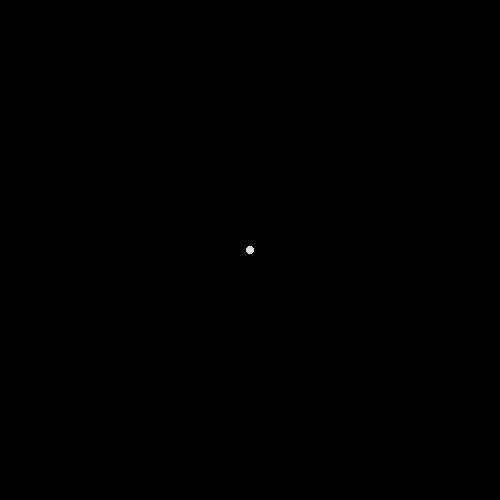
Frame 1 (no input)
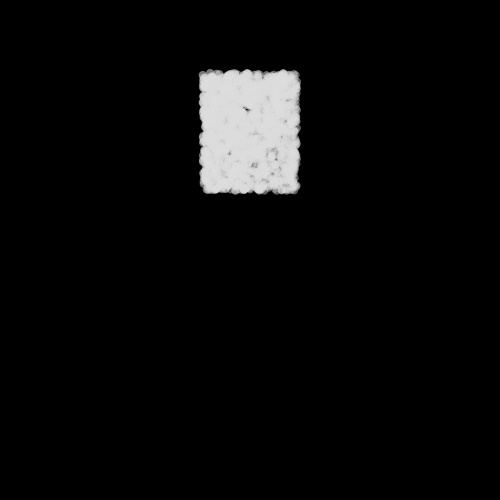
Frame 60 (the mouse pressed at the canvas centre just before this capture)
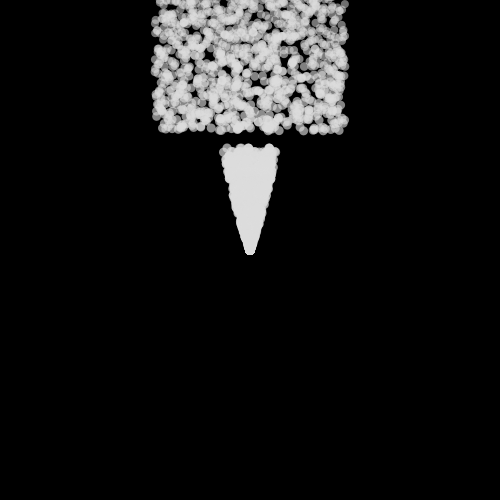
Frame 120 (the mouse held since frame 60 and released just before this capture)

The Processing sketch that drew these frames (run headless with seeded random() and noise(); from frame 60 on, the mouse is pressed at the canvas centre):

// Processing sketch: efectoHumo
// ── efectoHumo.pde
int cant = 2000;
float [] tam = new float[cant];
float [] px = new float[cant];  
float [] py = new float[cant];
float [] dx = new float[cant]; 
float [] dy = new float[cant];
float [] relleno = new float[cant];

void setup() {
  size(500, 500);
  for (int i=0; i<cant; i++) {
    tam[i] = 20;
    px[i] = width/2;
    py[i] = height/2;
    dx[i] = random(-0.8, 0.8);
    dy[i] = random(1, 3);
  }
  noStroke();
}
void draw() {
  background(0);
  for (int i=0; i<cant; i++) {
    if (px[i]>width+tam[i]/2 || px[i]<tam[i]/2 || py[i]<-tam[i]/2) {
      px[i] = mouseX;
      py[i] = mouseY;
    }

    float distan = dist(mouseX, mouseY, px[i], py[i]);
    tam[i] = map(distan, 0, dist(0, 0, width, height), 10, 5);
    relleno[i] = map(distan, 0, dist(0, 0, width, height), 200, 5);
    fill(220, relleno[i]);
    ellipse(px[i], py[i], tam[i], tam[i]);
    px[i] += dx[i];
    py[i] -= dy[i]; //resto el valor para que mueva hacia arriba
  }
}
